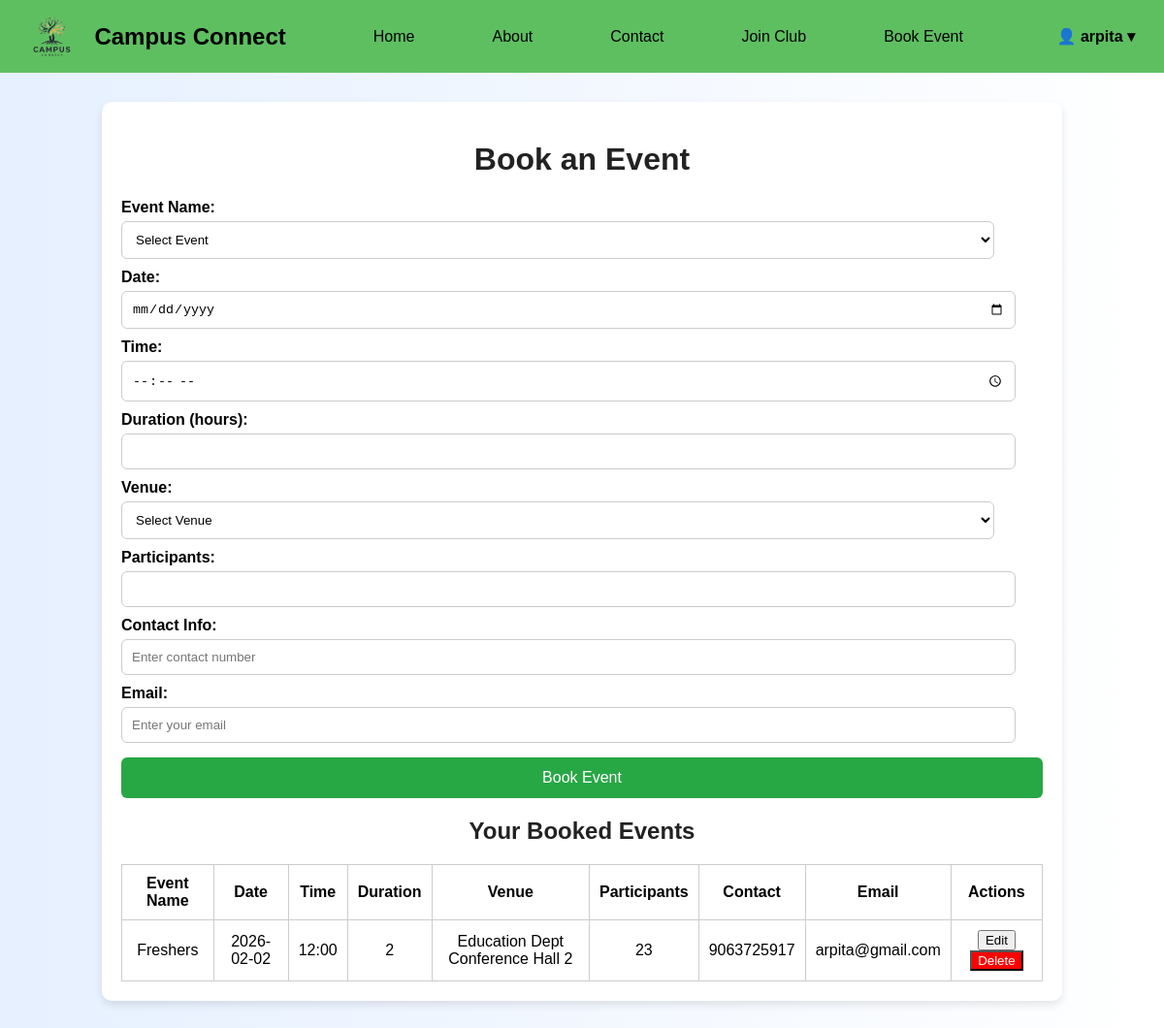
The page /book_event (signed in) on the database its author committed.
### tables this page shows
CREATE TABLE event_bookings (
    id INTEGER PRIMARY KEY AUTOINCREMENT,
    username TEXT NOT NULL,
    event_name TEXT NOT NULL,
    event_date TEXT NOT NULL DEFAULT '',
    event_time TEXT NOT NULL DEFAULT '',
    duration INTEGER NOT NULL DEFAULT 1,
    participants INTEGER NOT NULL DEFAULT 1,
    contact_info TEXT DEFAULT '',
    email TEXT DEFAULT '',
    venue TEXT DEFAULT '',
    price INTEGER DEFAULT 0,
    capacity INTEGER DEFAULT 0,
    booked_at TIMESTAMP DEFAULT CURRENT_TIMESTAMP,
    UNIQUE(username, event_name)
);

### app.py (the view, shortened to what this page needs)
@app.route('/book_event', methods=['GET', 'POST'])
@login_required
def book_event():
    username = session.get('user')
    conn = get_db_connection()
    venue_info = {
        "Main Hall": {"price_3hrs": 4000, "capacity": 100},
        "Auditorium": {"price_3hrs": 8000, "capacity": 200},
        "Civil Conference Hall": {"price_3hrs": 3500, "capacity": 60},
        "Education Dept Conference Hall 1": {"price_3hrs": 3000, "capacity": 50},
        "Education Dept Conference Hall 2": {"price_3hrs": 3000, "capacity": 50},
        "IQAC Conference Hall": {"price_3hrs": 5000, "capacity": 70}
    }
    events = conn.execute(
        "SELECT * FROM event_bookings WHERE username=? ORDER BY event_date, event_time",
        (username,)
    ).fetchall()
    conn.close()
    return render_template('book_event.html', user=username, events=events)

### app.py (called while the page is built)
def get_db_connection():
    conn = sqlite3.connect(DB_PATH)
    conn.row_factory = sqlite3.Row
    return conn

def login_required(f):
    @wraps(f)
    def decorated_function(*args, **kwargs):
        if 'user' not in session:
            return redirect(url_for('login', next=request.path))
        return f(*args, **kwargs)
    return decorated_function

### templates/book_event.html (shortened to what this page needs)
<!DOCTYPE html>
<html lang="en">
<head>
</head>
  <div class="navbar">
    <img src="{{ url_for('static', filename='images/logo.png') }}" style="height:45px; margin-right:10px;">
    <h2>Campus Connect</h2>
    <a href="{{ url_for('index') }}">Home</a>
    <a href="{{ url_for('about') }}">About</a>
    <a href="{{ url_for('contact') }}">Contact</a>
    <a href="{{ url_for('join_club') }}">Join Club</a>
    <a href="{{ url_for('book_event') }}">Book Event</a>
    {% if user %}
  <div class="user-section" id="userMenu">
    <span class="user-toggle">👤 {{ user }} &#9662;</span>
  </div>
  {% else %}
    <a href="{{ url_for('login') }}" class="login-btn">Login/Register</a>
  {% endif %}
</div>
  <div class="container">
    <h1>Book an Event</h1>
    <form id="eventForm" method="POST">
      <label>Event Name:</label>
      <select name="event_name" required>
        <option value="" disabled selected>Select Event</option>
      </select>
      <label>Date:</label>
      <input type="date" name="event_date" required>
      <label>Time:</label>
      <input type="time" name="event_time" required>
      <label>Duration (hours):</label>
      <input type="number" name="duration" min="1" required>
      <label>Venue:</label>
      <select name="venue" id="venue" required>
        <option value="" disabled selected>Select Venue</option>
      </select>
      <label>Participants:</label>
      <input type="number" name="participants" id="participants" min="1" required>
      <label>Contact Info:</label>
      <input type="tel" name="contact_info" placeholder="Enter contact number" pattern="[0-9]{10}" required>
      <label>Email:</label>
      <input type="email" name="email" placeholder="Enter your email" required>
      <button type="submit">Book Event</button>
    </form>
    <h2>Your Booked Events</h2>
    <table id="eventsTable">
      <thead>
        <tr>
          <th>Event Name</th>
          <th>Date</th>
          <th>Time</th>
          <th>Duration</th>
          <th>Venue</th>
          <th>Participants</th>
          <th>Contact</th>
          <th>Email</th>
          <th>Actions</th>
        </tr>
      </thead>
      <tbody id="eventsBody">
        {% for event in events %}
        <tr data-id="{{ event['id'] }}">
          <td>{{ event['event_name'] }}</td>
          <td>{{ event['event_date'] }}</td>
          <td>{{ event['event_time'] }}</td>
          <td>{{ event['duration'] }}</td>
          <td>{{ event['venue'] }}</td>
          <td>{{ event['participants'] }}</td>
          <td>{{ event['contact_info'] }}</td>
          <td>{{ event['email'] }}</td>
          <td>
            <button class="edit-btn">Edit</button>
            <button class="delete-btn" style="background-color:red; color:white;">Delete</button>
          </td>
        </tr>
        {% endfor %}
      </tbody>
    </table>
  </div>
</body>
</html>

### templates/book_event.html (style rules this page uses)
.navbar { display: flex;align-items: center;background-color: rgb(94, 191, 97);padding: 15px 30px; }
.navbar h2 { margin: 0 30px 0 10px; color: black; font-weight: bold; }
.navbar a { text-decoration: none; color: black; margin: 0 20px; font-weight: 500; margin-left: 60px; }
.user-section { position: relative; margin-left: auto; cursor: pointer; font-weight: bold; color: black; }
.container { max-width: 950px;margin: 30px auto;padding: 20px; background: #fff; border-radius: 10px;box-shadow: 0 4px 8px rgba(0,0,0,0.1); }
h1, h2 { text-align: center; color: #222; }
form label { display: block; margin-top: 10px; font-weight: bold; }
form input, form select { width: 900px; padding: 10px; margin-top: 5px; border-radius: 6px;border: 1px solid #ccc; background-color: white; }
form button { margin-top: 15px; width: 950px; padding: 12px; border: none;background: #28a745; color: white; font-size: 16px; cursor: pointer; border-radius: 6px; }
table { width: 100%; border-collapse: collapse; margin-top: 20px; }
table, th, td { border: 1px solid #ccc; }
th, td { padding: 10px; text-align: center; }

### rows shown on the page
event_bookings: username "arpita", event_name "Freshers", event_date "2026-02-02", event_time "12:00", duration "2", venue "Education Dept Conference Hall 2", participants "23", contact_info "9063725917", email "arpita@gmail.com"
